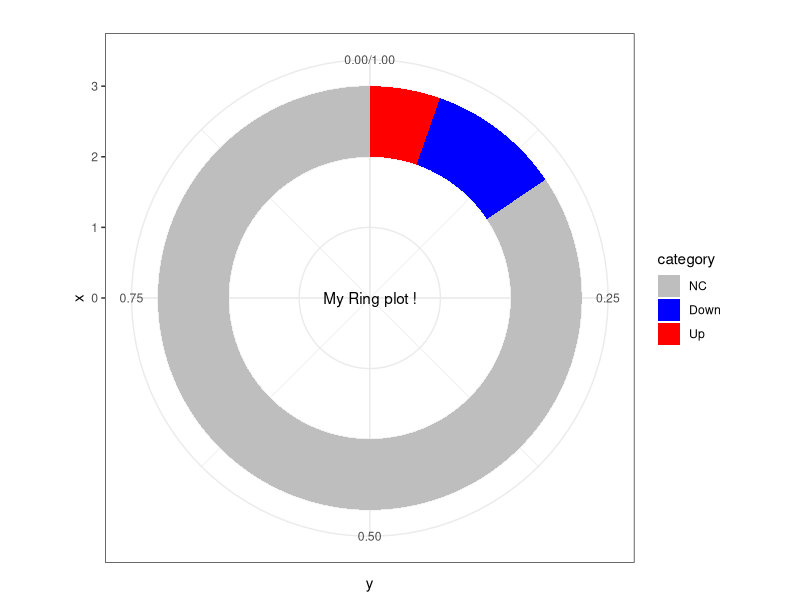
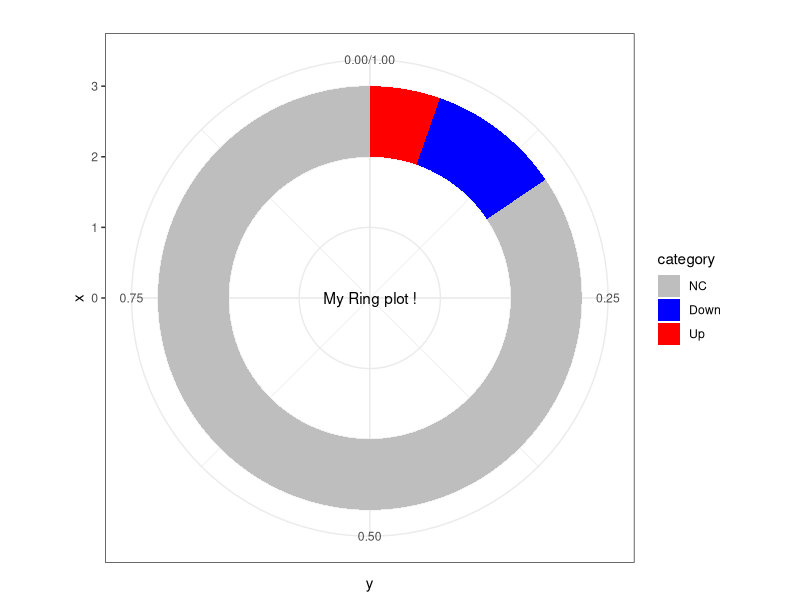

These figures' R source, in order:
library(ggplot2)
 
# Create test data.
dat = data.frame(count=c(29539, 3566, 1879), category=c("NC", "Down", "Up"))
 
# Add addition columns, needed for drawing with geom_rect.
dat$fraction = dat$count / sum(dat$count)
dat = dat[order(dat$fraction), ]
dat$ymax = cumsum(dat$fraction)
dat$ymin = c(0, head(dat$ymax, n=-1))
dat$category <- factor(dat$category, levels = c("NC", "Down", "Up"))
# Make the plot
p1 = ggplot(dat, aes(fill=category, ymax=ymax, ymin=ymin, xmax=3, xmin=2)) +
     geom_rect() +
     coord_polar(theta="y") +
     xlim(c(0, 3)) +
     theme(panel.grid=element_blank()) +
     theme(axis.text=element_blank()) +
     theme(axis.ticks=element_blank()) +
     theme_bw() +
     annotate("text", x = 0, y = 0, label = "My Ring plot !") +
     labs(title="") + 
     scale_fill_manual(values = c("grey", "blue", "red"))
p1

ggsave(p1, filename = "donuts.jpg")
